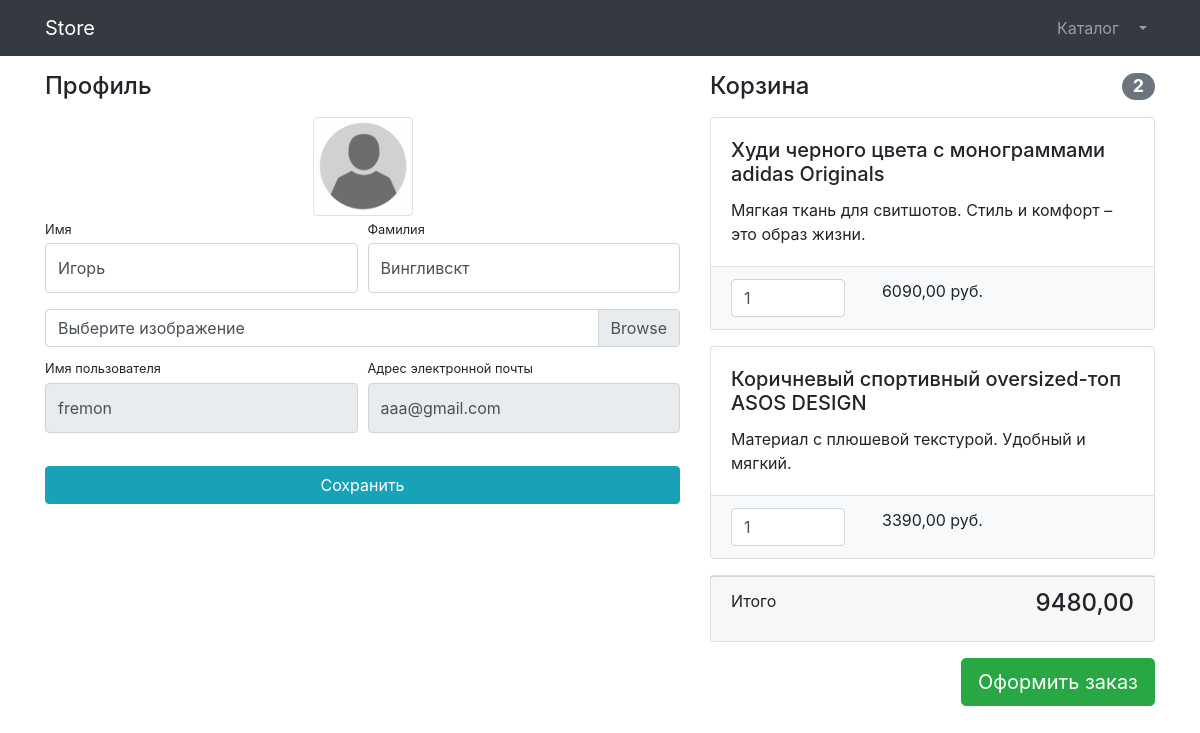
The page /users/profile/2/ (signed in) on the database its author committed.
### users/models.py (models this page shows)
class User(AbstractUser):
    image = models.ImageField(upload_to='user_images', null=True, blank=True)
    is_verified_email = models.BooleanField(default=False)

### products/models.py (models this page shows, shortened)
class Basket(models.Model):
    user = models.ForeignKey(to=User, on_delete=models.CASCADE)
    product = models.ForeignKey(to=Product, on_delete=models.CASCADE)
    quantity = models.PositiveSmallIntegerField(default=0)
    created_timestamp = models.DateTimeField(auto_now_add=True)
    objects = BasketQuerySet.as_manager()
    def sum(self):
        return self.product.price * self.quantity

class Product(models.Model):
    name = models.CharField(max_length=256)
    description = models.TextField()
    price = models.DecimalField(max_digits=6, decimal_places=2)
    quantity = models.PositiveIntegerField(default=0)
    image = models.ImageField(upload_to='products_images')
    category = models.ForeignKey(to=ProductCategory, on_delete=models.CASCADE)
    class Meta:
        verbose_name = 'Продукт'
        verbose_name_plural = 'Продукты'

### users/views.py (the view, shortened to what this page needs)
# urls.py: path('profile/<int:pk>/', login_required(UserProfileView.as_view()), name='profile'),
class UserProfileView(TitleMixin, UpdateView):
    model = User
    form_class = UserProfileForm
    template_name = 'users/profile.html'
    title = 'Store - Личный кабинет'

### users/forms.py
class UserProfileForm(UserChangeForm):
    first_name = forms.CharField(widget=forms.TextInput(attrs={
        'class': 'form-control py-4' }))
    last_name = forms.CharField(widget=forms.TextInput(attrs={
        'class': 'form-control py-4' }))
    image = forms.ImageField(widget=forms.FileInput(attrs={
        'class': 'custom-file-input'} ), required=False)
    username = forms.CharField(widget=forms.TextInput(attrs={
        'class': 'form-control py-4', 'readonly': True}))
    email = forms.CharField(widget=forms.EmailInput(attrs={
        'class': 'form-control py-4','readonly': True}))
    class Meta:
        model = User
        fields = ('first_name', 'last_name', 'image', 'username', 'email')

### common/views.py (called while the page is built)
    def get_context_data(self, **kwargs):
        context = super(TitleMixin, self).get_context_data(**kwargs)
        context['title'] = self.title
        return context

### products/context_processor.py (called while the page is built)
def baskets(request):
    user = request.user
    return {'baskets': Basket.objects.filter(user=user) if user.is_authenticated else []}

### products/models.py (called while the page is built)
    def total_sum(self):
        return sum(basket.sum() for basket in self)

    def total_quantity(self):
        return sum(basket.quantity for basket in self)

### users/templates/users/profile.html (shortened to what this page needs)
{% extends 'products/base.html' %}
{% load static %}
{% block css %}
    <link href="{%  static 'vendor/css/profile.css' %}" rel="stylesheet">
{% endblock %}
 {% block content %}
 <div class="container">
    <div class="row">
        <div class="col-lg-7">
            <h4 class="mt-3 mb-3">Профиль</h4>
            <div class="col-lg-12 text-center">
                <img width="100" height="100"
                     src="{% if user.image %} {{ user.image.url }} {% else %} {% static 'vendor/img/users/default_avatar.jpeg'%} {% endif %}"
                     class="img-thumbnail">
            </div>
            <form action="{% url 'users:profile' user.id %}" method="post" enctype="multipart/form-data">
                <div class="form-row">
                    <div class="col-lg-6">
                        <div class="form-group">
                            <label class="small mb-1" for="{{ form.first_name.id_for_label }}">Имя</label>
                            {{ form.first_name }}
                        </div>
                    </div>
                    <div class="col-lg-6">
                        <div class="form-group">
                            <label class="small mb-1" for="{{ form.last_name.id_for_label }}">Фамилия</label>
                             {{ form.last_name }}
                        </div>
                    </div>
                </div>
                <div class="form-row mb-2">
                    <div class="col-lg-12">
                        <div class="custom-file">
                            <label class="custom-file-label" for="{{ form.image.id_for_label }}">Выберите изображение</label>
                        </div>
                    </div>
                </div>
                <div class="form-row">
                    <div class="col-lg-6">
                        <label class="small mb-1" for="{{ form.username.id_for_label }}">Имя пользователя</label>
                        {{ form.username }}
                    </div>
                    <div class="col-lg-6">
                        <label class="small mb-1" for="{{ form.email.id_for_label }}">Адрес электронной
                            почты</label>
                        {{ form.email }}
                    </div>
                </div>
                <div class="form-row">
                    <div class="col-lg-12" style="margin-top: 33px;">
                        <input class="btn btn-info btn-block" type="submit" value="Сохранить">
                    </div>
                </div>
            </form>
        </div>
        <div class="col-lg-5">
        {% include 'products/baskets.html' %}
        </div>
    </div>
</div>
 {% endblock %}

### products/templates/products/baskets.html (shortened to what this page needs)
       {% if baskets  %}
        <h4 class="mt-3 mb-3 d-flex justify-content-between align-items-center mb-3">
                Корзина <span class="badge badge-secondary badge-pill">{{ baskets.total_quantity }}</span>
            </h4>
    {% for basket in baskets %}
         <div class="card mb-3">
                <div class="card-body">
                    <h5 class="card-title">{{ basket.product.name }}</h5>
                    <p class="card-text">{{ basket.product.description }}</p>
                </div>
                <ul class="list-group list-group-flush">
                    <li class="list-group-item bg-light">
                        <div class="row text-center">
                            <div class="col-lg-4">
                                <input name="basketID" type="number" class="form-control"
                                       value="{{ basket.quantity }}" min="0">
                            </div>
                            <div class="col-lg-4">{{ basket.sum }} руб.</div>
                            <div class="col-lg-4">
                            </div>
                        </div>
                    </li>
                </ul>
            </div>
    {% endfor %}
            <div class="card mb-3">
                <div class="card-footer">
                    <p class="float-left">Итого</p>
                    <h4 class="float-right">{{ baskets.total_sum }}</h4>
                </div>
            </div>
            <a class="btn btn-success btn-lg float-right" href="../orders/order-create.html">
                Оформить заказ
            </a>
       {% else %}
       <h4 class="mt-3 mb-3  text-center">
                Корзина пустая
            </h4>
       {% endif %}

### rows shown on the page
User: first_name "Игорь", last_name "Вингливскт", username "fremon", email "aaa@gmail.com"
Basket: total_quantity "2", product.name "Худи черного цвета с монограммами adidas Originals", product.description "Мягкая ткань для свитшотов. Стиль и комфорт – это образ жизни.", basketID "1", sum "6090,00", total_sum "9480,00"
Basket: product.name "Коричневый спортивный oversized-топ ASOS DESIGN", product.description "Материал с плюшевой текстурой. Удобный и мягкий.", basketID "1", sum "3390,00"
